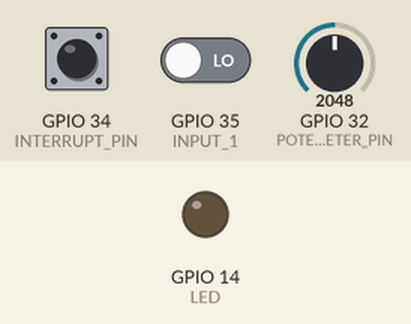
Recording of a sketch running on a simulated ESP32. Parts: output pins drawn as LEDs (lit = HIGH). Inputs (shaded band) come from the test bench; at power-on: GPIO 32 (POTENTIOMETER_PIN) = 2048, GPIO 34 (INTERRUPT_PIN) HIGH, GPIO 35 (INPUT_1) LOW. Pins used as bus, display or sensor lines are not drawn; what the sketch prints to the serial monitor is not drawn.

Above: at 0.1 s.
Timing chart, 0 to 1.8 s (numbered marks = the images above):
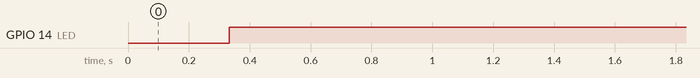

The sketch:

assignement3.ino
```cpp
/*
Third assignement embedded software

Name : EMONOT--DE CAROLIS Evrard
ID : H00385163

*/

//The FreeRTOS Library and semaphore is already on the ESP32

//we define our pin on the ESP32 board

#define INPUT_1 35 //pin for the input button
#define LED 14 //pin for the LED output
#define TASK1 25 //pin to send the SIGNAL B's first assignement
#define INTERRUPT_PIN 34 //pin to read the frequency of a square wave
#define POTENTIOMETER_PIN 32 //pin to read the potentiometer


//we declare our variable and constant (t* correspond in which task we use the variable)

unsigned long actualTime = micros();//we use micros to check the current time in microseconds
unsigned long passedTime = micros();

unsigned short input_potentiometer_t4 = 0; //value of the potentiometer

unsigned short all_potentiometer_t5[4] = {0,0,0,0}; //array that will received the last 4 values of our potentiometer

const short max_potentiometer_t7 = 4095; //max value we can get from our potentiometer
bool error_code_t7 = 0; //error_code depending on the value we read on the potentiometer


// Declare a mutex Semaphore Handle which we will use to access our structure in a safe way.
SemaphoreHandle_t xSerialSemaphore;// It will be used to ensure only only one Task is accessing to the structure at a time.
QueueHandle_t potentiometer_queue;// The queue will transmit the value of the potentiometer between task4 and 5


//we create the structure that contains the information that we will send in the Serial port
struct Task10 {
   bool input_Btn_t2; //state of the button we read
   float frequency_measured_t3; //frequency of the square signal
   unsigned short average_potentiometer_t5; //value that will contain the average of the last 4 reads of the potentiometer
};

struct Task10 struct_task10;
//we declare our functions, each task is a function + 2 other functions (one for the square interrupt and the other for executing a task at a certain frequence)


//===== INTERRUPT =====
//we check the period of the square wave, the interrupt is called for the rising edge of the square wave.
void interrupt(){

  passedTime = actualTime;
  actualTime = micros();
}

//===== TASK1 =====
//we send the signal B from the first assignement
//the format of the function correspond to the one to use RTOS
void task1(void *pvParameters){
  (void) pvParameters;
  for(;;){
    digitalWrite(TASK1, HIGH);
    vTaskDelay( 0.05 / portTICK_PERIOD_MS );
    digitalWrite(TASK1, LOW);
    vTaskDelay( 42.1 / portTICK_PERIOD_MS );//vTaskDelay is used to calculate how long the task will wait before being called again
    //so it correspond the frequency of the task
  }
}

//===== TASK2 =====
//we read the input value of the button
void task2(void *pvParameters){
  (void) pvParameters;
  for(;;){
    if ( xSemaphoreTake( xSerialSemaphore, ( TickType_t ) 5 ) == pdTRUE )//we use our semaphore to access the structure
    {

     struct_task10.input_Btn_t2 = digitalRead(INPUT_1); //read the button value

    xSemaphoreGive( xSerialSemaphore ); // Now free or "Give" the access for others.
    }
    vTaskDelay( 200 ); //this task occurs every 200ms
  }
}

//===== TASK3 =====
//we calculate the frequency of the square signal using the values we get from the interrupt
void task3(void *pvParameters){
  (void) pvParameters;
  for(;;){
    if ( xSemaphoreTake( xSerialSemaphore, ( TickType_t ) 5 ) == pdTRUE )//we use our semaphore to access the structure
    {

      struct_task10.frequency_measured_t3 = (1/((actualTime - passedTime)*0.000001));//calculate the frequenc and send it to the structure

      xSemaphoreGive( xSerialSemaphore ); // Now free or "Give" the Serial Port for others.
    }
    vTaskDelay( 1000 / portTICK_PERIOD_MS );//this task occurs every seconds
  }
}

//===== TASK4 =====
//we read the value of the potentiometer
void task4(void *pvParameters){
  (void) pvParameters;
  for(;;){
    input_potentiometer_t4 = analogRead(POTENTIOMETER_PIN); //read the potentiometer
    xQueueSend(potentiometer_queue, &input_potentiometer_t4, portMAX_DELAY);//send this value through a queue
    vTaskDelay( 41 / portTICK_PERIOD_MS ); //the task occurs every 41ms
  }
}

//===== TASK5 =====
//we calculate the average of the last 4 reads of the potentiometer
void task5(void *pvParameters){
  (void) pvParameters;
  for(;;){
    //FIFO list to gather all last potentiometer values
    all_potentiometer_t5[3] = all_potentiometer_t5[2];
    all_potentiometer_t5[2] = all_potentiometer_t5[1];
    all_potentiometer_t5[1] = all_potentiometer_t5[0];
    xQueueReceive(potentiometer_queue, all_potentiometer_t5, portMAX_DELAY);//we received our value from the queue of task4 outside the semaphore
    if ( xSemaphoreTake( xSerialSemaphore, ( TickType_t ) 5 ) == pdTRUE )//we use our semaphore to access the structure
    {

      struct_task10.average_potentiometer_t5 = 0;
      unsigned short i=0;
      for (i=0;i<=3;i++) struct_task10.average_potentiometer_t5 += all_potentiometer_t5[i];
      struct_task10.average_potentiometer_t5 /= 4;

      xSemaphoreGive( xSerialSemaphore ); // Now free or "Give" the Serial Port for others.
    }
    vTaskDelay( 41 / portTICK_PERIOD_MS ); //the task occurs every 41ms
  }
}

//===== TASK6 =====
//execute 1000 times an empty instruction
void task6(void *pvParameters){
  (void) pvParameters;
  for(;;){
    unsigned short j=0;
    for(j=0;j<=999;j++) __asm__ __volatile__ ("nop");
    vTaskDelay( 100 / portTICK_PERIOD_MS );//the task occurs every 100ms
  }
}

//===== TASK7 =====
//if the average of the potentiometer is higher than half of the maximum of the potentiometer, we put an error code to one, otherwise it is 0
void task7(void *pvParameters){
  (void) pvParameters;
  for(;;){
    if ( xSemaphoreTake( xSerialSemaphore, ( TickType_t ) 5 ) == pdTRUE )//we use our semaphore to access the structure
    {

    //assign the error_code
    if (struct_task10.average_potentiometer_t5 > max_potentiometer_t7/2 ) error_code_t7 = 1;
    else error_code_t7 = 0;

    xSemaphoreGive( xSerialSemaphore ); // Now free or "Give" the Serial Port for others.
    }
    vTaskDelay( 333 / portTICK_PERIOD_MS ); //this task occurs every 333ms
  }

}

//===== TASK8 =====
//we light the LED knowing the error code
void task8(void *pvParameters){
  (void) pvParameters;
  for(;;){
    if (error_code_t7 == 1) digitalWrite(LED, HIGH);
    else digitalWrite(LED, LOW);
    vTaskDelay( 333 / portTICK_PERIOD_MS ); //this task occurs every 333ms
  }
}

//===== TASK9 =====
//We display in a csv file format the state of the input button, the frequency of the square wave and the average of the last 4 read of the potentiometer
void task9(){

  if ( xSemaphoreTake( xSerialSemaphore, ( TickType_t ) 5 ) == pdTRUE )//we use our semaphore to access the structure
  {
    //print every information we gather in our strcuture in the serial port
    Serial.print(struct_task10.input_Btn_t2);
    Serial.print(",");
    Serial.print(struct_task10.frequency_measured_t3);
    Serial.print(",");
    Serial.println(struct_task10.average_potentiometer_t5);

    xSemaphoreGive( xSerialSemaphore ); // Now free or "Give" the Serial Port for others.
  }

}

//===== TASK10 =====
//launch task 9 if the button is pressed
//the task is called every 5 seconds
void task10(void *pvParameters){
  (void) pvParameters;
  for(;;){
    if ( xSemaphoreTake( xSerialSemaphore, ( TickType_t ) 5 ) == pdTRUE )//we use our semaphore to access the structure
    {
      if (struct_task10.input_Btn_t2 == 1) task9();

    xSemaphoreGive( xSerialSemaphore ); // Now free or "Give" the Serial Port for others.
    }
    vTaskDelay( 1000 / portTICK_PERIOD_MS );
  }
}

//in the setup function, we initialise our pin, and create our task in an RTOS method
void setup(){

  //intialise our serial port
  Serial.begin(115200);
  Serial.print("");
  potentiometer_queue = xQueueCreate(1,sizeof(short));//creating our queue of size one

  if ( xSerialSemaphore == NULL )  // Check to confirm that the Serial Semaphore has not already been created.
  {
    xSerialSemaphore = xSemaphoreCreateMutex();  // Create a mutex semaphore we will use to manage the Structure
    if ( ( xSerialSemaphore ) != NULL )
      xSemaphoreGive( ( xSerialSemaphore ) );  // Make available for use, by "Giving" the Semaphore.
  }

  //initialisation of the serial comunication to print the values in CSV format
  Serial.println("input_state,frequency_value,filtered_analog_input");

  //we initialise our pin as output or input, but also the interruption
  pinMode(INPUT_1, INPUT);
  pinMode(LED, OUTPUT);
  pinMode(TASK1, OUTPUT);
  pinMode(INTERRUPT_PIN, INPUT_PULLUP);
  attachInterrupt(digitalPinToInterrupt(INTERRUPT_PIN), interrupt, RISING);

  //Create all RTOS task, we set a priority where the shortest task are executed first
  //We fixed the memory being used to 4096 to avoid overflow
  xTaskCreate(task1,"task1",4096,NULL,3,NULL);
  xTaskCreate(task2,"task2",4096,NULL,4,NULL);
  xTaskCreate(task3,"task3",4096,NULL,7,NULL);
  xTaskCreate(task4,"task4",4096,NULL,1,NULL);
  xTaskCreate(task5,"task5",4096,NULL,2,NULL);
  xTaskCreate(task6,"task6",4096,NULL,5,NULL);
  xTaskCreate(task7,"task7",4096,NULL,6,NULL);
  xTaskCreate(task8,"task8",4096,NULL,8,NULL);
  xTaskCreate(task10,"task10",4096,NULL,9,NULL);

}

void loop(){
  // the loop function stays empty as an we are using RTOS
}
//END
```

Measured:
- by itself, GPIO 14 (LED): LOW → HIGH at 0.33 s
